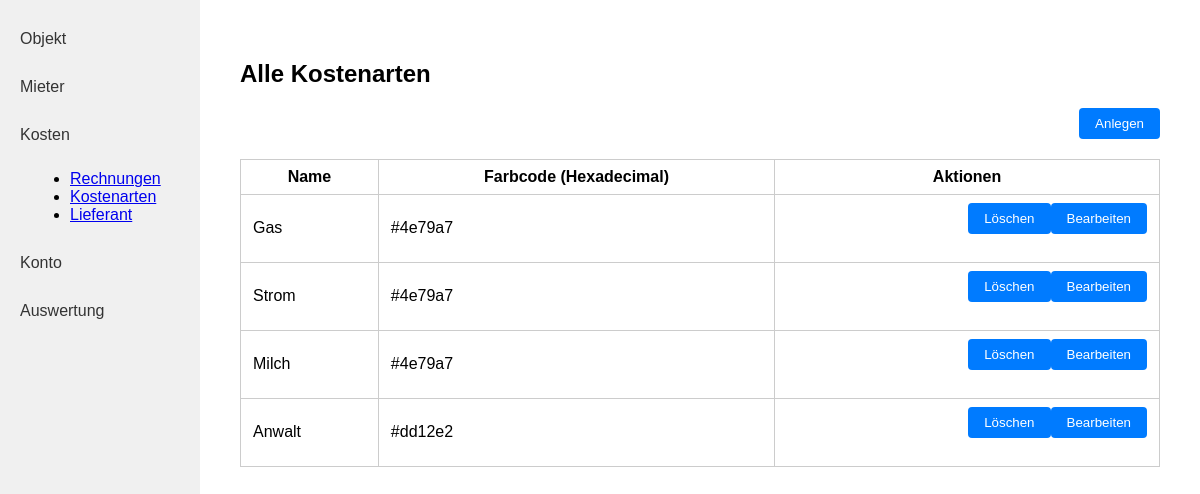
Page /kostenarten/ (signed in) on the earlier database version.
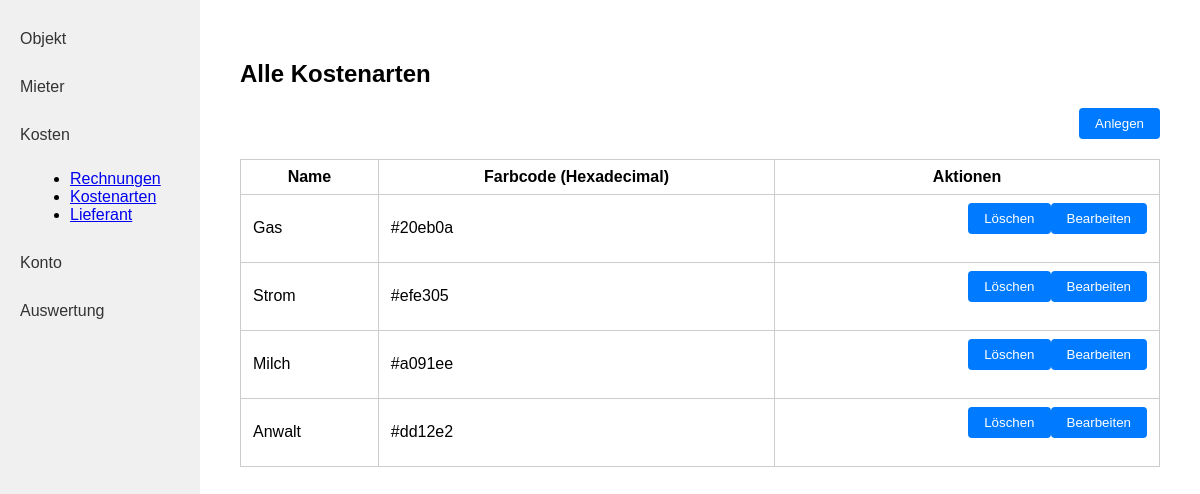
Same page on the later database version.
### kostenpruefung_mietobjekte_app/models.py (models this page shows, shortened)
class Rechnungsart(models.Model):
    created_by = models.ForeignKey(User, on_delete=models.CASCADE, related_name="rechnungsarten_created", null=True, blank=True)
    name = models.CharField(max_length=255)
    farbe = models.CharField(
        max_length=7,
        default='#4e79a7',
        help_text='Farbe für Diagramme (Hex-Code, z.B. #FF5733)'
    )

### kostenpruefung_mietobjekte_app/views.py (the view)
# urls.py: path('kostenarten/', kostenarten, name='kostenarten'),
@login_required
def kostenarten(request):
    kostenarten = Rechnungsart.objects.filter(created_by=request.user)
    return render(request, 'kostenpruefung_mietobjekte_app/kostenarten.html', {'kostenarten': kostenarten})

### kostenpruefung_mietobjekte_app/templates/kostenpruefung_mietobjekte_app/kostenarten.html (shortened to what this page needs)
{% load static %}
<!DOCTYPE html>
<html lang="de">
<head>
    <link rel="stylesheet" href="{% static 'kostenpruefung_mietobjekte_app/style.css' %}">
</head>
<body>
<div class="flex-container">
    <nav class="sidebar">
        <a class="sidebar-link" href="{% url 'kostenpruefung_mietobjekte_app:objekt_index' %}">Objekt</a>
        <a class="sidebar-link" href="{% url 'kostenpruefung_mietobjekte_app:mieter_laufend' %}">Mieter</a>
        <a class="sidebar-link" href="#">Kosten</a>
        <ul style="list-style-type: disc; margin-left: 30px; margin-bottom: 20px;">
            <li><a href="{% url 'kostenpruefung_mietobjekte_app:rechnungen' %}">Rechnungen</a></li>
            <li><a href="{% url 'kostenpruefung_mietobjekte_app:kostenarten' %}">Kostenarten</a></li>
            <li><a href="{% url 'kostenpruefung_mietobjekte_app:lieferanten' %}">Lieferant</a></li>
        </ul>
        <a class="sidebar-link" href="{% url 'kostenpruefung_mietobjekte_app:konto' %}">Konto</a>
        <a class="sidebar-link" href="{% url 'kostenpruefung_mietobjekte_app:auswertung' %}">Auswertung</a>
    </nav>
    <div class="main-content">
        <h2>Alle Kostenarten</h2>
        <form action="{% url 'kostenpruefung_mietobjekte_app:rechnungsart_create' %}" method="get" style="margin-bottom: 16px;">
            <button class="action-btn" type="submit">Anlegen</button>
        </form>
        <table class="object-table">
            <tr>
                <th>Name</th>
                <th>Farbcode (Hexadecimal)</th>
                <th>Aktionen</th>
            </tr>
            {% for k in kostenarten %}
            <tr>
                <td>{{ k.name }}</td>
                <td>{{ k.farbe }}</td>
                <td class="objekt-actions">
                    <form action="{% url 'kostenpruefung_mietobjekte_app:rechnungsart_update' k.id %}" method="get" class="inline-form">
                        <button class="action-btn" type="submit">Bearbeiten</button>
                    </form>
                    <form action="{% url 'kostenpruefung_mietobjekte_app:rechnungsart_delete' k.id %}" method="get" class="inline-form">
                        <button class="action-btn" type="submit">Löschen</button>
                    </form>
                </td>
            </tr>
            {% empty %}
            <tr>
                <td colspan="3">Keine Kostenarten vorhanden.</td>
            </tr>
            {% endfor %}
        </table>
    </div>
</div>
</body>
</html>

Differences in the rows shown:
changed Rechnungsart "Gas": farbe "#4e79a7" → "#20eb0a"
changed Rechnungsart "Strom": farbe "#4e79a7" → "#efe305"
changed Rechnungsart "Milch": farbe "#4e79a7" → "#a091ee"
